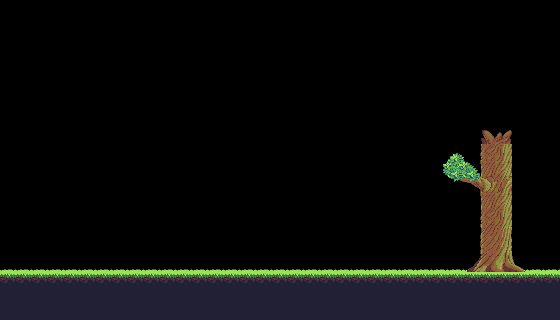

A 2D game scene composited from a Tiled map and its tileset images. What follows is a short description and the map's XML, with each tile layer's data collapsed to a summary:
An orthogonal 35x20 tile map with 16x16 px tiles, 4 tile layers (Tile Layer 4, Tile Layer 3, Tile Layer 2, Tile Layer 1) and 1 object.

<map version="1.0" orientation="orthogonal" renderorder="right-down" width="35" height="20" tilewidth="16" tileheight="16" nextobjectid="82">
 <tileset firstgid="1" name="Jungle_terrainwater" tilewidth="16" tileheight="16" spacing="2" margin="1" tilecount="420">
  <image source="tilesets/Jungle_terrainwater.png" width="504" height="270" />
 </tileset>
 <layer name="Tile Layer 4" width="35" height="20">
  <data>[700 cells, 140 non-empty, 3 distinct tile ids]</data>
 </layer>
 <layer name="Tile Layer 3" width="35" height="20">
  <data>[700 cells, 0 non-empty, 0 distinct tile ids]</data>
 </layer>
 <layer name="Tile Layer 2" width="35" height="20">
  <data>[700 cells, 25 non-empty, 21 distinct tile ids]</data>
 </layer>
 <layer name="Tile Layer 1" width="35" height="20">
  <data>[700 cells, 6 non-empty, 5 distinct tile ids]</data>
 </layer>
 <objectgroup name="Collisions">
  <object id="76" x="-208" y="272" width="1120" height="48" />
 </objectgroup>
 <objectgroup name="Entities" />
</map>
